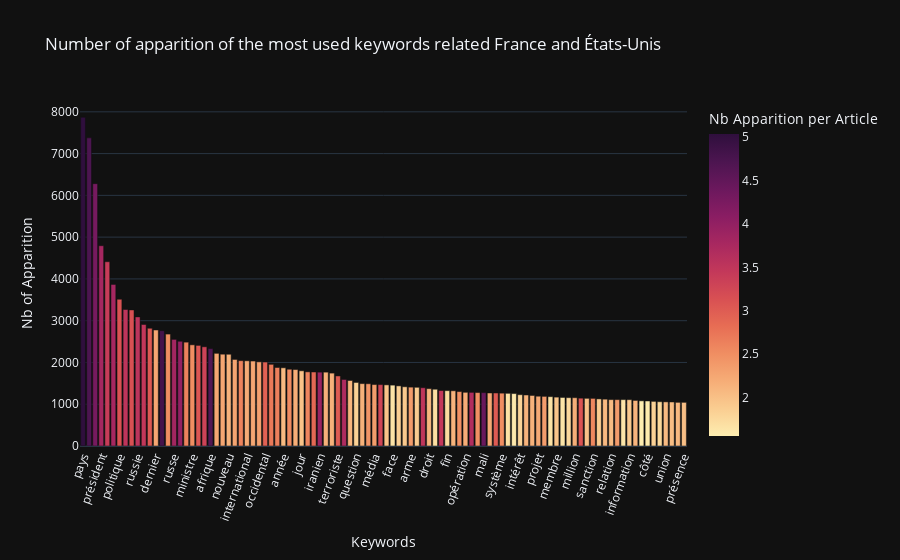

The code cell stored with this chart in its notebook:
### Markdown cell above
## Création d'un Bar Chart
Nous créons ensuite un graphique mettant en avant les mots clés les plus utilisés lorsque l'on parle de deux localisations.

### Code cell
fig = px.bar(df_kws,title=f'Number of apparition of the most used keywords related {country1} and {country2}',x='Keywords',y='Nb of Apparition',color='Nb Apparition per Article',color_continuous_scale=px.colors.sequential.matter,hover_data=df_kws)
fig.update_layout(xaxis_tickangle=-70)
fig.show()

### Figure 1 — Plotly figure (JSON) as saved in the notebook; plotly's stock layout.template omitted (floating-point values rounded to 4 significant figures; data arrays with more than 128 entries replaced by an {"elided": "..."} marker saying what was removed)
{"data": [{"alignmentgroup": "True", "customdata": {"elided": "100x2 float values"}, "hovertemplate": "Keywords=%{x}<br>Nb of Apparition=%{y}<br>Nb Articles=%{customdata[0]}<br>Nb Apparition per Article=%{marker.color}<extra></extra>", "legendgroup": "", "marker": {"color": [5.038, 4.72, 4.293, 3.806, 3.398, 3.797, 3.12, 3.514, 3.136, 3.541, 3.471, 3.051, 2.265, 4.802, 2.501, 3.82, 3.998, 2.622, 2.505, 3.079, 3.312, 4.657, 2.266, 2.264, 2.138, 2.287, 2.613, 2.208, 2.25, 2.31, 2.956, 2.704, 2.646, 2.066, 2.532, 2.189, 1.982, 2.599, 2.88, 3.92, 2.159, 2.146, 3.016, 3.705, 2.113, 1.83, 2.151, 2.447, 2.354, 3.289, 1.974, 1.659, 1.85, 1.921, 2.364, 1.886, 3.505, 2.099, 1.703, 3.449, 1.728, 2.129, 2.477, 2.197, 3.669, 2.488, 4.438, 2.222, 3.014, 2.505, 1.668, 1.597, 1.806, 2.127, 2.142, 2.228, 2.362, 1.666, 1.963, 1.646, 1.761, 2.177, 3.103, 1.988, 2.568, 1.881, 2.068, 2.048, 2.372, 1.64, 1.915, 2.118, 1.558, 1.581, 1.835, 1.77, 2.058, 2.035, 2.082, 2.013], "coloraxis": "coloraxis", "pattern": {"shape": ""}}, "name": "", "offsetgroup": "", "orientation": "v", "showlegend": false, "textposition": "auto", "x": ["pays", "américain", "français", "président", "état", "militaire", "politique", "européen", "force", "russie", "armée", "guerre", "dernier", "iran", "grand", "russe", "trump", "gouvernement", "ministre", "accord", "chine", "afrique", "affaire", "monde", "nouveau", "étranger", "région", "international", "an", "sécurité", "occidental", "macron", "europe", "année", "groupe", "washington", "jour", "défense", "source", "iranien", "national", "pari", "terroriste", "nucléaire", "général", "question", "économique", "base", "média", "otan", "cas", "face", "chef", "place", "arme", "situation", "israël", "droit", "fois", "syrie", "fin", "crise", "population", "opération", "africain", "sputnik", "mali", "allemagne", "chinois", "système", "partie", "part", "intérêt", "rapport", "mondial", "projet", "attaque", "mois", "membre", "temps", "mesure", "million", "élection", "homme", "sanction", "puissance", "personne", "relation", "milliard", "important", "information", "nord", "point", "côté", "ancien", "décision", "union", "zone", "peuple", "présence"], "xaxis": "x", "y": [7869, 7377, 6280, 4795, 4411, 3869, 3513, 3268, 3258, 3091, 2909, 2819, 2777, 2761, 2679, 2552, 2507, 2486, 2422, 2408, 2375, 2333, 2218, 2198, 2196, 2072, 2043, 2040, 2034, 2014, 2010, 1955, 1879, 1872, 1838, 1830, 1800, 1775, 1771, 1768, 1768, 1745, 1677, 1593, 1568, 1521, 1493, 1490, 1471, 1470, 1463, 1457, 1439, 1418, 1409, 1405, 1395, 1373, 1359, 1328, 1325, 1322, 1303, 1285, 1284, 1279, 1278, 1269, 1269, 1265, 1261, 1255, 1228, 1221, 1210, 1192, 1188, 1181, 1170, 1162, 1157, 1156, 1145, 1141, 1140, 1127, 1121, 1110, 1110, 1110, 1109, 1091, 1081, 1078, 1068, 1060, 1056, 1054, 1045, 1045], "yaxis": "y", "type": "bar"}], "layout": {"xaxis": {"anchor": "y", "domain": [0.0, 1.0], "title": {"text": "Keywords"}, "tickangle": -70}, "yaxis": {"anchor": "x", "domain": [0.0, 1.0], "title": {"text": "Nb of Apparition"}}, "coloraxis": {"colorbar": {"title": {"text": "Nb Apparition per Article"}}, "colorscale": [[0.0, "rgb(253, 237, 176)"], [0.09091, "rgb(250, 205, 145)"], [0.1818, "rgb(246, 173, 119)"], [0.2727, "rgb(240, 142, 98)"], [0.3636, "rgb(231, 109, 84)"], [0.4545, "rgb(216, 80, 83)"], [0.5455, "rgb(195, 56, 90)"], [0.6364, "rgb(168, 40, 96)"], [0.7273, "rgb(138, 29, 99)"], [0.8182, "rgb(107, 24, 93)"], [0.9091, "rgb(76, 21, 80)"], [1.0, "rgb(47, 15, 61)"]]}, "legend": {"tracegroupgap": 0}, "title": {"text": "Number of apparition of the most used keywords related France and États-Unis"}, "barmode": "relative"}}
